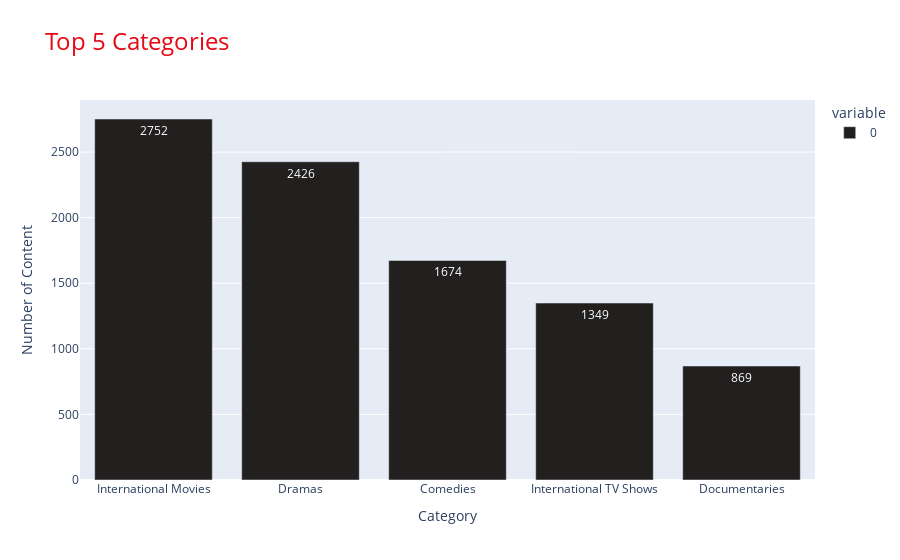

The notebook cell this image was saved under:
### Code cell
fig = px.bar(
    data_frame=top5_categories,
    title="Top 5 Categories",
    text_auto=True,
    color_discrete_sequence=['#221F1F']
)


# Customizing labels
fig.update_layout(
    xaxis_title="Category",  # Update X-axis label
    yaxis_title="Number of Content",  # Update Y-axis label
    title_font=dict(size=24, color="#E50914")  
)

# Show the figure
fig.show()

### Figure 1 — Plotly figure (JSON) as saved in the notebook; plotly's stock layout.template omitted (floating-point values rounded to 4 significant figures)
{"data": [{"alignmentgroup": "True", "hovertemplate": "variable=0<br>index=%{x}<br>value=%{y}<extra></extra>", "legendgroup": "0", "marker": {"color": "#221F1F", "pattern": {"shape": ""}}, "name": "0", "offsetgroup": "0", "orientation": "v", "showlegend": true, "textposition": "auto", "texttemplate": "%{y}", "type": "bar", "x": ["International Movies", "Dramas", "Comedies", "International TV Shows", "Documentaries"], "xaxis": "x", "y": [2752, 2426, 1674, 1349, 869], "yaxis": "y"}], "layout": {"barmode": "relative", "legend": {"title": {"text": "variable"}, "tracegroupgap": 0}, "title": {"font": {"color": "#E50914", "size": 24}, "text": "Top 5 Categories"}, "xaxis": {"anchor": "y", "domain": [0, 1], "title": {"text": "Category"}}, "yaxis": {"anchor": "x", "domain": [0, 1], "title": {"text": "Number of Content"}}}}
